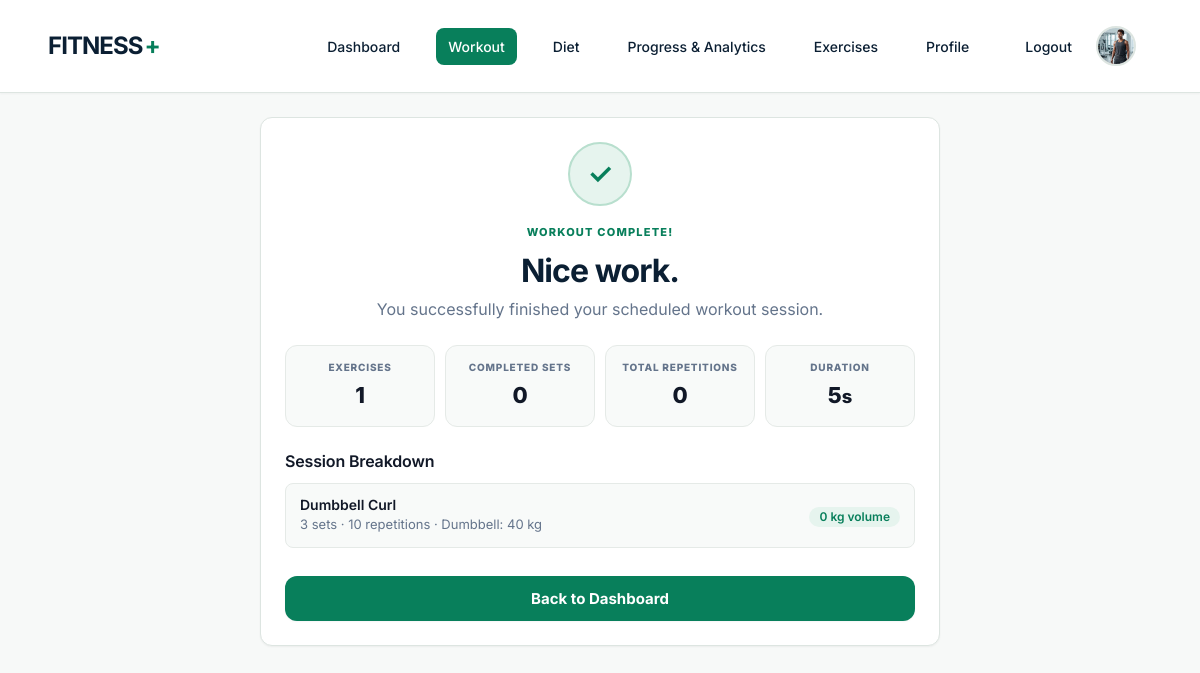
Page /complete/30/ (signed in) on the committed database.
### workout/models.py (models this page shows, shortened)
class Workout(models.Model):
    user = models.ForeignKey(User, related_name='workouts', on_delete=models.CASCADE)
    date = models.DateField(default=timezone.localdate)
    created_at = models.DateTimeField(auto_now_add=True)
    completed = models.BooleanField(default=False)
    completed_at = models.DateTimeField(null=True, blank=True)
    class Meta:
        ordering = ['-date', '-created_at']
    @property
    def duration_seconds(self):
        if not self.completed_at:
            return None
        return max(0, int((self.completed_at - self.created_at).total_seconds()))
    @property
    def total_volume(self):
        return calculate_workout_volume(self)

class WorkoutExercise(models.Model):
    workout = models.ForeignKey(Workout, related_name='workout_exercises', on_delete=models.CASCADE)
    exercise = models.ForeignKey(Exercise, related_name='workout_entries', on_delete=models.PROTECT)
    sets_planned = models.PositiveIntegerField()
    reps_planned = models.PositiveIntegerField()
    weight = models.DecimalField(max_digits=7, decimal_places=2, null=True, blank=True)
    rest_seconds = models.PositiveIntegerField(default=60)
    exercise_seconds = models.PositiveIntegerField(default=30)
    order = models.PositiveIntegerField(default=1)
    class Meta:
        ordering = ['order']
    @property
    def volume(self):
        if self.exercise.is_bodyweight or self.weight is None:
            return None
        return calculate_exercise_volume(self)

class Exercise(models.Model):
    class EquipmentType(models.TextChoices):
        BODYWEIGHT = 'bodyweight', 'Bodyweight'
        BARBELL = 'barbell', 'Barbell'
        DUMBBELL = 'dumbbell', 'Dumbbell'
        KETTLEBELL = 'kettlebell', 'Kettlebell'
        CABLE = 'cable', 'Cable'
        MACHINE = 'machine', 'Machine'
        RESISTANCE_BAND = 'resistance_band', 'Resistance band'
        PULLUP_BAR = 'pullup_bar', 'Pull-up bar'
        BENCH = 'bench', 'Bench'
        PLATE = 'plate', 'Plate-loaded'
        STEP = 'step', 'Step / Platform'
        JUMP_ROPE = 'jump_rope', 'Jump Rope'
        OTHER = 'other', 'Other'
    class Difficulty(models.TextChoices):
        BEGINNER = 'beginner', 'Beginner'
        INTERMEDIATE = 'intermediate', 'Intermediate'
        ADVANCED = 'advanced', 'Advanced'
    class GenderCategory(models.TextChoices):
        ALL = 'all', 'All'
        FEMALE = 'female', 'Female'
        MALE = 'male', 'Male'
    name = models.CharField(max_length=120)
    body_part = models.CharField(max_length=40, default='Full Body')
    equipment_type = models.CharField(max_length=20, choices=EquipmentType.choices, default=EquipmentType.OTHER)
    category = models.CharField(max_length=40)
    description = models.TextField()
    instructions = models.TextField()
    muscles_targeted = models.CharField(max_length=255)
    beginner_tips = models.TextField(blank=True)
    is_bodyweight = models.BooleanField(default=False)
    image = models.CharField(max_length=255, blank=True, help_text='Local visual URL (filled by the seed command).')
    created_at = models.DateTimeField(auto_now_add=True)
    difficulty = models.CharField(max_length=20, choices=Difficulty.choices, default=Difficulty.INTERMEDIATE)
    gender_category = models.CharField(max_length=10, choices=GenderCategory.choices, default=GenderCategory.ALL)
    recommended_sets = models.CharField(max_length=30, blank=True, default='')
    recommended_reps = models.CharField(max_length=30, blank=True, default='')
    recommended_duration = models.CharField(max_length=40, blank=True, default='')
    recommended_rest = models.CharField(max_length=30, blank=True, default='')
    is_beginner_friendly = models.BooleanField(default=False)
    class Meta:
        ordering = ['category', 'name']
        constraints = [models.UniqueConstraint(Lower('name'), name='unique_exercise_name_ci')]

class WorkoutSet(models.Model):
    workout_exercise = models.ForeignKey(WorkoutExercise, related_name='sets', on_delete=models.CASCADE)
    set_number = models.PositiveIntegerField()
    reps_completed = models.PositiveIntegerField()
    weight = models.DecimalField(max_digits=7, decimal_places=2, null=True, blank=True)
    completed = models.BooleanField(default=False)
    skipped = models.BooleanField(default=False)
    completed_at = models.DateTimeField(null=True, blank=True)
    class Meta:
        constraints = [models.UniqueConstraint(fields=['workout_exercise', 'set_number'], name='unique_workout_set')]
        ordering = ['set_number']

### workout/views.py (the view)
# urls.py: path('complete/<int:workout_id>/', views.workout_complete, name='workout_complete'),
@login_required
def workout_complete(request, workout_id):
    workout = get_object_or_404(Workout.objects.prefetch_related('workout_exercises__exercise', 'workout_exercises__sets'), pk=workout_id, user=request.user)
    entries = workout.workout_exercises.all()
    total_volume = workout.total_volume
    completed_sets = sum(entry.sets.filter(completed=True).count() for entry in entries)
    total_reps = sum(workout_set.reps_completed for entry in entries for workout_set in entry.sets.all())
    return render(request, 'workout/workout_complete.html', {'workout': workout, 'entries': entries, 'total_volume': total_volume, 'completed_sets': completed_sets, 'total_reps': total_reps})

### workout/models.py (called while the page is built)
def calculate_exercise_volume(exercise_entry):
    if exercise_entry.exercise.is_bodyweight or exercise_entry.weight is None:
        return Decimal('0')
    return sum(
        (
            Decimal(str(workout_set.reps_completed))
            * (workout_set.weight if workout_set.weight is not None else Decimal('0'))
            for workout_set in exercise_entry.sets.all()
            if workout_set.completed
        ),
        Decimal('0'),
    )

def calculate_workout_volume(workout):
    entries = workout.workout_exercises.all()
    total = Decimal('0')
    for entry in entries:
        total += calculate_exercise_volume(entry)
    return total

### workout/templates/workout/workout_complete.html (shortened to what this page needs)
{% extends 'workout/base.html' %}
{% block content %}
<section class="complete-page-container">
  <div class="card complete-card">
    <div class="completion-badge-wrap">
      <div class="completion-mark">✓</div>
    </div>
    <p class="eyebrow">{% if history_detail %}WORKOUT SUMMARY{% else %}WORKOUT COMPLETE!{% endif %}</p>
    <h1 class="completion-title">{% if history_detail %}{{ workout.date|date:'F j, Y' }}{% else %}Nice work.{% endif %}</h1>
    <p class="completion-subtitle">{% if history_detail %}Summary of your completed training session.{% else %}You successfully finished your scheduled workout session.{% endif %}</p>
    <div class="complete-summary-grid">
      <div class="summary-stat-box">
        <span class="stat-box-label">EXERCISES</span>
        <strong class="stat-box-num">{{ entries|length }}</strong>
      </div>
      <div class="summary-stat-box">
        <span class="stat-box-label">COMPLETED SETS</span>
        <strong class="stat-box-num">{{ completed_sets }}</strong>
      </div>
      <div class="summary-stat-box">
        <span class="stat-box-label">TOTAL REPETITIONS</span>
        <strong class="stat-box-num">{{ total_reps }}</strong>
      </div>
      {% if workout.duration_seconds is not None %}
      <div class="summary-stat-box">
        <span class="stat-box-label">DURATION</span>
        <strong class="stat-box-num">{{ workout.duration_seconds }}<small>s</small></strong>
      </div>
      {% endif %}
    </div>
    <div class="complete-exercises-list">
      <h3>Session Breakdown</h3>
      {% for entry in entries %}
      <article class="complete-exercise-item">
        <div class="item-main">
          <h4>{{ entry.exercise.name }}</h4>
          <p>{{ entry.sets_planned }} sets · {{ entry.reps_planned }} repetitions{% if entry.exercise.is_bodyweight %} · Bodyweight{% else %} · {{ entry.exercise.get_equipment_type_display }}: {{ entry.weight|floatformat:'-2' }} kg{% endif %}</p>
        </div>
        <div class="item-badge">
          {% if entry.exercise.is_bodyweight %}
            <span class="badge badge-subtle">Bodyweight</span>
          {% else %}
            <span class="badge badge-primary">{{ entry.volume|floatformat:'-2' }} kg volume</span>
          {% endif %}
        </div>
      </article>
      {% endfor %}
    </div>
    <div class="complete-actions">
      <a class="button wide primary-cta" href="{% if history_detail %}{% url 'workout:history' %}{% else %}{% url 'workout:dashboard' %}{% endif %}">
        {% if history_detail %}Back to progress{% else %}Back to Dashboard{% endif %}
      </a>
    </div>
  </div>
</section>
{% endblock %}

### workout/static/workout/css/theme.css (style rules this page uses)
:root { --primary: #087F5B; --primary-dark: #066A4C; --navy: #0B1F33; --background: #F7F9F8; --surface: #FFFFFF; --muted: #64748B; --border: #DDE5E1; --success: #168A65; --warning: #D98C10; --danger: #C0392B; --spacing-8: 8px; --spacing-12: 12px; --spacing-16: 16px; --spacing-20: 20px; --spacing-24: 24px; --spacing-32: 32px; --spacing-40: 40px; --spacing-48: 48px; --radius-4: 4px; --radius-8: 8px; --radius-12: 12px; --shadow-sm: 0 1px 2px rgba(0,0,0,0.05); }
body { font-family: 'Inter', system-ui, sans-serif; background-color: var(--background); color: var(--navy); margin: 0; line-height: 1.5; }
h1, .title { font-size: 2rem; font-weight: 700; color: var(--navy); margin-bottom: var(--spacing-24); }
.card { background: var(--surface); border: 1px solid var(--border); border-radius: var(--radius-12); box-shadow: var(--shadow-sm); padding: var(--spacing-24); margin-bottom: var(--spacing-24); }

### rows in the picture
Workout: duration_seconds "5"
WorkoutExercise: exercise.name "Dumbbell Curl", sets_planned "3", reps_planned "10", exercise.equipment_type "Dumbbell", weight "40", volume "0"

### other values in the picture
{{ entries|length }} "1"
{{ completed_sets }} "0"
{{ total_reps }} "0"
